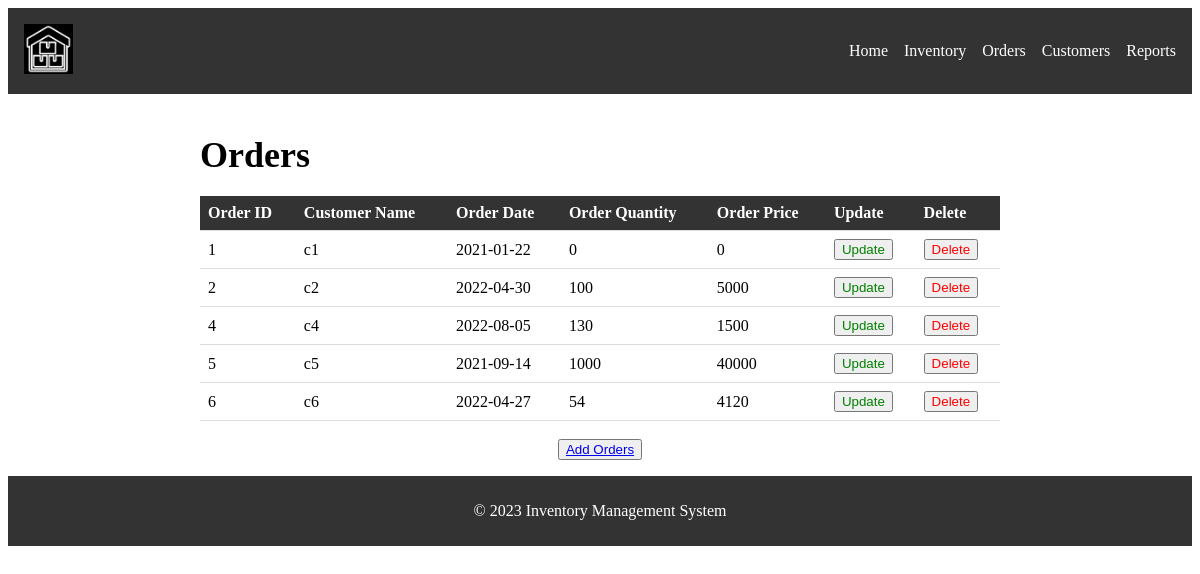
/orders.php, run on the app's committed database.
### tables this page shows
CREATE TABLE `order_list` (
  `order_id` int(3) NOT NULL,
  `customer_name` varchar(20) NOT NULL,
  `order_date` date NOT NULL,
  `order_quantity` int(5) NOT NULL,
  `order_price` int(8) NOT NULL
);

### orders.php (the view, shortened to what this page needs)
<?php
$conn = mysqli_connect('localhost', 'root', '', 'inventory');
$sql = "select * from order_list;";
$result = $conn->query($sql);
?>
<!DOCTYPE html>
<html>
  <head>
  </head>
  <body>
    <header>
      <div class="logo">
        <img src="logo.png" alt="Logo">
      </div>
      <nav>
        <ul>
          <li><a href="index.html">Home</a></li>
          <li><a href="inventory.php">Inventory</a></li>
          <li><a href="orders.php">Orders</a></li>
          <li><a href="customers.php">Customers</a></li>
          <li><a href="reports.html">Reports</a></li>
        </ul>
      </nav>
    </header>
    <main>
      <h1>Orders</h1>
      <table>
        <thead>
          <tr>
            <th>Order ID</th>
            <th>Customer Name</th>
            <th>Order Date</th>
            <th>Order Quantity</th>
            <th>Order Price</th>
            <th>Update</th>
            <th>Delete</th>
          </tr>
        </thead>
        <tbody>
          <?php
          while($row = $result->fetch_row()){
      ?>
      <tr>
      <td><?php echo $row[0]; ?></td>
      <td><?php echo $row[1]; ?></td>
      <td><?php echo $row[2]; ?></td>
      <td><?php echo $row[3]; ?></td>
      <td><?php echo $row[4]; ?></td>
      <td><form method="post" action="orders_del_up.php">
        <button style="color:green" type="submit" name="update_button">Update</button>
      </form></td>
      <td><form method="post" action="orders_del_up.php">
        <button style="color:red" type="submit" name="delete_button">Delete</button>
      </form></td>
  <?php
          }
          ?>
        </tbody>
      </table>
      <br>
     <center><button><a href="orders_insert.php">Add Orders</a> </button></center>
    </main>
    <footer>
      <p>&copy; 2023 Inventory Management System</p>
    </footer>
  </body>
</html>

### orders.php (style rules this page uses)
header { background-color: #333; color: #fff; display: flex; justify-content: space-between; align-items: center; padding: 1rem; }
.logo img { height: 50px; }
nav ul { list-style: none; display: flex; }
nav ul li { margin-left : 1rem; }
nav ul li a { color: #fff; text-decoration: none; }
main { max-width: 800px; margin: 0 auto; padding: 1rem; }
h1 { font-size: 36px; margin-bottom: 20px; }
table { border-collapse: collapse; width: 100%; }
th, td { text-align: left; padding: 0.5em; border-bottom: 1px solid #ddd; }
th { background-color: #333; color: #fff; }
footer { background-color: #333; color: #fff; padding: 10px; text-align: center; }

### data on the page
order_list: order_id "1", customer_name "c1", order_date "2021-01-22", order_quantity "0", order_price "0"
order_list: order_id "2", customer_name "c2", order_date "2022-04-30", order_quantity "100", order_price "5000"
order_list: order_id "4", customer_name "c4", order_date "2022-08-05", order_quantity "130", order_price "1500"
order_list: order_id "5", customer_name "c5", order_date "2021-09-14", order_quantity "1000", order_price "40000"
order_list: order_id "6", customer_name "c6", order_date "2022-04-27", order_quantity "54", order_price "4120"
